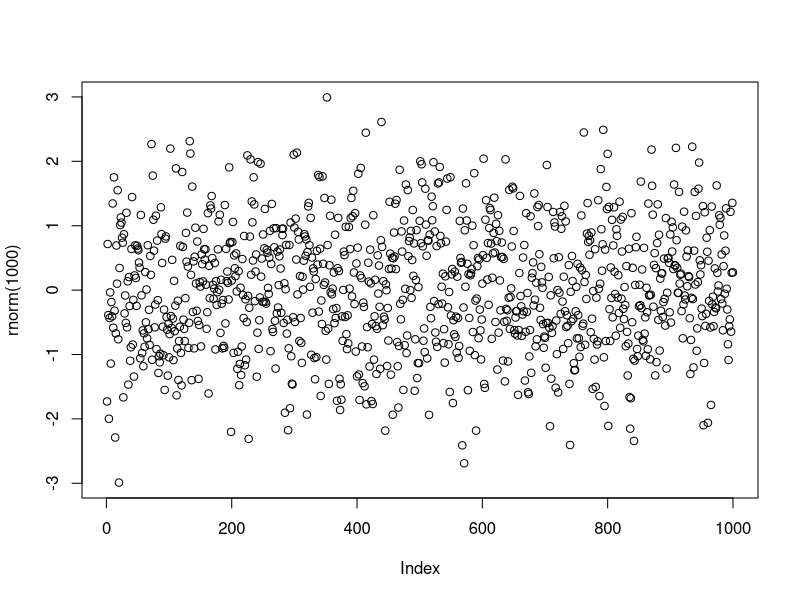
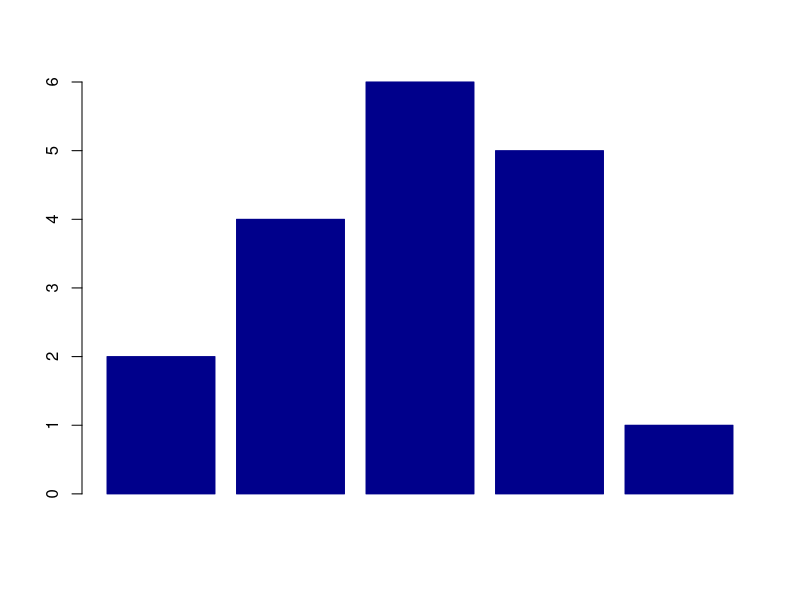

R code for these plots, in order:
## ---- chunk 1
knitr::opts_chunk$set(echo = TRUE)
knitr::opts_chunk$set(dev = 'svg')
## ---- chunk 2

plot(rnorm(1000))

## ---- chunk 3

barplot(c(2,4,6,5,1), col="#00008B", border = "#00008B")

